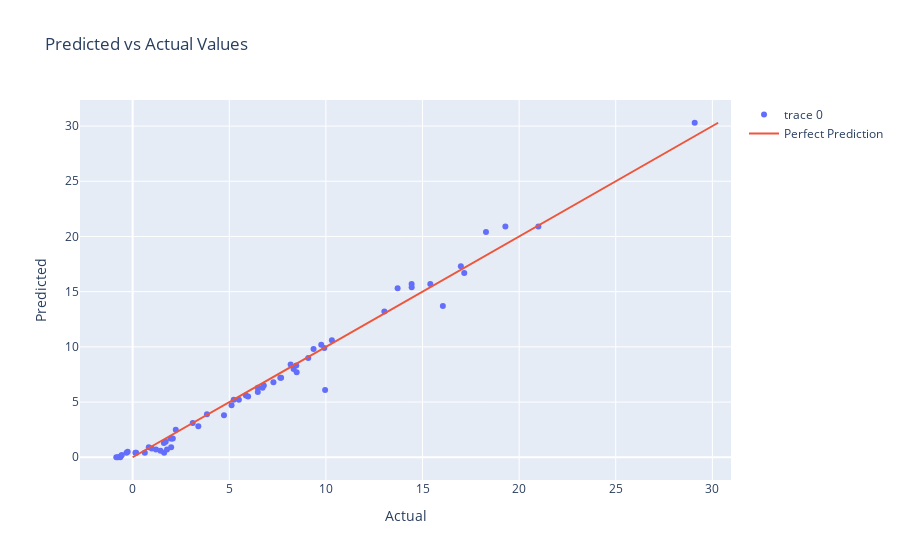

The cell this chart's notebook holds for it:
### Code cell
# Create a scatter plot
fig = go.Figure(data=go.Scatter(x=y_pred, y=y_test, mode='markers'))

# Add a line of perfect prediction
fig.add_trace(go.Scatter(x=y_test, y=y_test,
                    mode='lines',
                    name='Perfect Prediction'))

# Set the plot's title and labels
fig.update_layout(title='Predicted vs Actual Values',
                   yaxis_title='Predicted',
                   xaxis_title='Actual')

# Show the plot
fig.show()

### Figure 1 — Plotly figure (JSON) as saved in the notebook; plotly's stock layout.template omitted (floating-point values rounded to 4 significant figures)
{"data": [{"mode": "markers", "type": "scatter", "x": [8.175, 7.683, -0.2568, 4.726, 6.787, 1.776, 2.231, 7.641, 1.992, 3.399, 0.6281, 9.959, 9.362, 16.99, 18.28, 1.616, 1.628, -0.6416, 7.285, 3.109, 1.955, 0.1807, 6.476, 0.1432, 21.0, 5.118, 5.862, 9.759, -0.7704, 9.918, 6.723, -0.3178, 10.31, 14.44, 1.71, 0.8344, 2.034, 5.975, -0.6264, -0.562, 6.473, 2.08, 8.467, -0.8464, 15.4, 8.329, 8.488, 1.44, 13.03, 1.209, 29.09, 5.497, 17.16, 19.29, 13.71, 16.05, 0.9906, 9.087, 3.845, 14.44, 5.23], "y": [8.4, 7.2, 0.5, 3.8, 6.5, 0.7, 2.5, 7.2, 0.9, 2.8, 0.4, 6.1, 9.8, 17.3, 20.4, 1.3, 0.4, 0, 6.8, 3.1, 1.7, 0.4, 5.9, 0.4, 20.9, 4.7, 5.6, 10.2, 0, 9.9, 6.3, 0.4, 10.6, 15.7, 1.4, 0.9, 1.7, 5.5, 0.1, 0.2, 6.3, 1.7, 8.3, 0, 15.7, 8, 7.7, 0.6, 13.2, 0.7, 30.3, 5.2, 16.7, 20.9, 15.3, 13.7, 0.8, 9, 3.9, 15.4, 5.2]}, {"mode": "lines", "name": "Perfect Prediction", "type": "scatter", "x": [8.4, 7.2, 0.5, 3.8, 6.5, 0.7, 2.5, 7.2, 0.9, 2.8, 0.4, 6.1, 9.8, 17.3, 20.4, 1.3, 0.4, 0, 6.8, 3.1, 1.7, 0.4, 5.9, 0.4, 20.9, 4.7, 5.6, 10.2, 0, 9.9, 6.3, 0.4, 10.6, 15.7, 1.4, 0.9, 1.7, 5.5, 0.1, 0.2, 6.3, 1.7, 8.3, 0, 15.7, 8, 7.7, 0.6, 13.2, 0.7, 30.3, 5.2, 16.7, 20.9, 15.3, 13.7, 0.8, 9, 3.9, 15.4, 5.2], "y": [8.4, 7.2, 0.5, 3.8, 6.5, 0.7, 2.5, 7.2, 0.9, 2.8, 0.4, 6.1, 9.8, 17.3, 20.4, 1.3, 0.4, 0, 6.8, 3.1, 1.7, 0.4, 5.9, 0.4, 20.9, 4.7, 5.6, 10.2, 0, 9.9, 6.3, 0.4, 10.6, 15.7, 1.4, 0.9, 1.7, 5.5, 0.1, 0.2, 6.3, 1.7, 8.3, 0, 15.7, 8, 7.7, 0.6, 13.2, 0.7, 30.3, 5.2, 16.7, 20.9, 15.3, 13.7, 0.8, 9, 3.9, 15.4, 5.2]}], "layout": {"title": {"text": "Predicted vs Actual Values"}, "xaxis": {"title": {"text": "Actual"}}, "yaxis": {"title": {"text": "Predicted"}}}}
